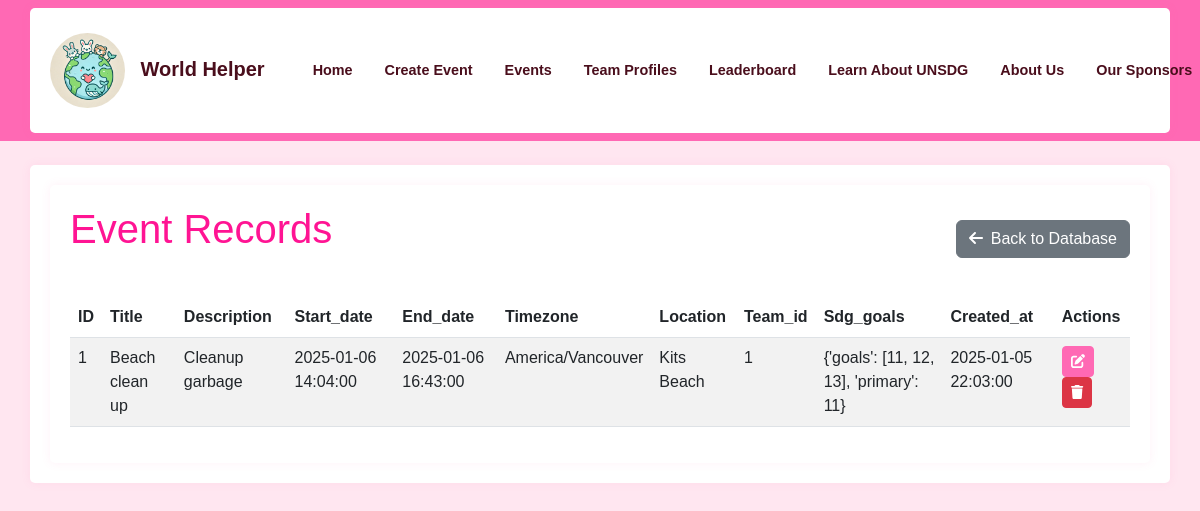
The app's page /database/Event with its own data.
### app/models.py (models this page shows)
class Event(db.Model):
    id = db.Column(db.Integer, primary_key=True)
    title = db.Column(db.String(100), nullable=False)
    description = db.Column(db.Text(1000))
    start_date = db.Column(db.DateTime, nullable=False)
    end_date = db.Column(db.DateTime, nullable=False)
    timezone = db.Column(db.String(50), nullable=False)
    location = db.Column(db.String(100))
    team_id = db.Column(db.Integer, db.ForeignKey('team.id', ondelete='CASCADE'), nullable=False)
    sdg_goals = db.Column(JSONType)
    created_at = db.Column(db.DateTime, default=datetime.utcnow)
    def to_dict(self):
        return {
            'id': self.id,
            'title': self.title,
            'description': self.description,
            'start_date': self.start_date,
            'end_date': self.end_date,
            'timezone': self.timezone,
            'location': self.location,
            'team_id': self.team_id,
            'sdg_goals': self.sdg_goals,
            'created_at': self.created_at
        }

### app/admin/routes.py (the view)
@bp.route('/database/<model_name>')
def view_model(model_name):
    models = {
        'Team': Team,
        'Event': Event,
        'TeamMember': TeamMember,
        'BingoCard': BingoCard,
        'Notification': Notification,
        'EventVerification': EventVerification
    }
    if model_name not in models:
        flash(('Invalid model name', request.path), 'error')
        return redirect(url_for('admin.manage_database'))
    model = models[model_name]
    records = model.query.all()
    records = [record.to_dict() for record in records]  # Convert to dictionaries
    return render_template('admin/view_model.html', model_name=model_name, records=records)

### app/__init__.py (called while the page is built)
def create_app(config_class=Config):
    app = Flask(__name__)
    app.config.from_object(config_class)
    db.init_app(app)
    migrate.init_app(app, db)
    @app.template_filter('datetime')
    def format_datetime(value):
        if value is None:
            return ''
        if isinstance(value, str):
            try:
                value = datetime.strptime(value, '%Y-%m-%d %H:%M:%S')
            except ValueError:
                return value
        return value.strftime('%Y-%m-%d %H:%M:%S')
    app.jinja_env.filters['datetime'] = format_datetime
    from app.main import bp as main_bp
    app.register_blueprint(main_bp)
    from app.auth import bp as auth_bp
    app.register_blueprint(auth_bp)
    from app.admin import bp as admin_bp
    app.register_blueprint(admin_bp)
    return app

### app/models.py (called while the page is built)
    def process_result_value(self, value, dialect):
        if value is None:
            return None
        return json.loads(value)

### app/templates/admin/view_model.html (shortened to what this page needs)
{% extends "base.html" %}
{% block content %}
<div class="container">
    <div class="d-flex justify-content-between align-items-center mb-4">
        <h1>{{ model_name }} Records</h1>
        <a href="{{ url_for('admin.manage_database') }}" class="btn btn-secondary">
            <i class="fas fa-arrow-left me-2"></i>Back to Database
        </a>
    </div>
    {% if records %}
    <div class="table-responsive">
        <table class="table table-striped table-hover">
            <thead>
                <tr>
                    <th>ID</th>
                    {% for key in records[0].keys() %}
                    {% if key != 'id' %}
                    <th>{{ key|title }}</th>
                    {% endif %}
                    {% endfor %}
                    <th>Actions</th>
                </tr>
            </thead>
            <tbody>
                {% for record in records %}
                <tr>
                    <td>{{ record.id }}</td>
                    {% for key, value in record.items() %}
                    {% if key != 'id' %}
                    <td>
                        {% if key.endswith('_at') and value %}
                            {{ value|datetime }}
                        {% else %}
                            {{ value }}
                        {% endif %}
                    </td>
                    {% endif %}
                    {% endfor %}
                    <td>
                        <button class="btn btn-primary btn-sm" onclick="openEditModal('{{ model_name }}', {{ record.id }})">
                            <i class="fas fa-edit"></i>
                        </button>
                        <form method="POST"
                              action="{{ url_for('admin.delete_record', model_name=model_name, id=record.id) }}"
                              class="d-inline"
                              onsubmit="return confirm('Are you sure you want to delete this record?')">
                            <button type="submit" class="btn btn-danger btn-sm">
                                <i class="fas fa-trash"></i>
                            </button>
                        </form>
                    </td>
                </tr>
                {% endfor %}
            </tbody>
        </table>
    </div>
    {% else %}
    <div class="alert alert-info">
        <i class="fas fa-info-circle me-2"></i>No records found for {{ model_name }}
    </div>
    {% endif %}
</div>
{% endblock %}

### app/static/css/custom.css (style rules this page uses)
:root { --pink-primary: #FF1493; --pink-secondary: #FF69B4; --pink-light: #FFE6F0; --pink-border: #FFCCE6; --pink-hover: #FF1493; --pink-dark: #4a0e1c; }
body { font-family: 'Arial', sans-serif; background-color: var(--pink-light); }
.container { background-color: #ffffff; border-radius: 5px; padding: 20px; box-shadow: 0 0 10px rgba(255, 105, 180, 0.1); }
h1, .world-helper-title { color: var(--pink-primary); margin-bottom: 20px; }
.btn-primary { background-color: var(--pink-secondary); border-color: var(--pink-secondary); }

### records on screen
Event: id "1", title "Beach clean up", description "Cleanup garbage", record "2025-01-06 14:04:00" "2025-01-06 16:43:00" "1" "{'goals': [11, 12, 13], 'primary': 11}", timezone "America/Vancouver", location "Kits Beach", record "2025-01-05 22:03:00"

### other values on screen
{{ model_name }} "Event"
{{ key|title }} "Title" "Description" "Start_date" "End_date" "Timezone" "Location" "Team_id" "Sdg_goals" "Created_at"
